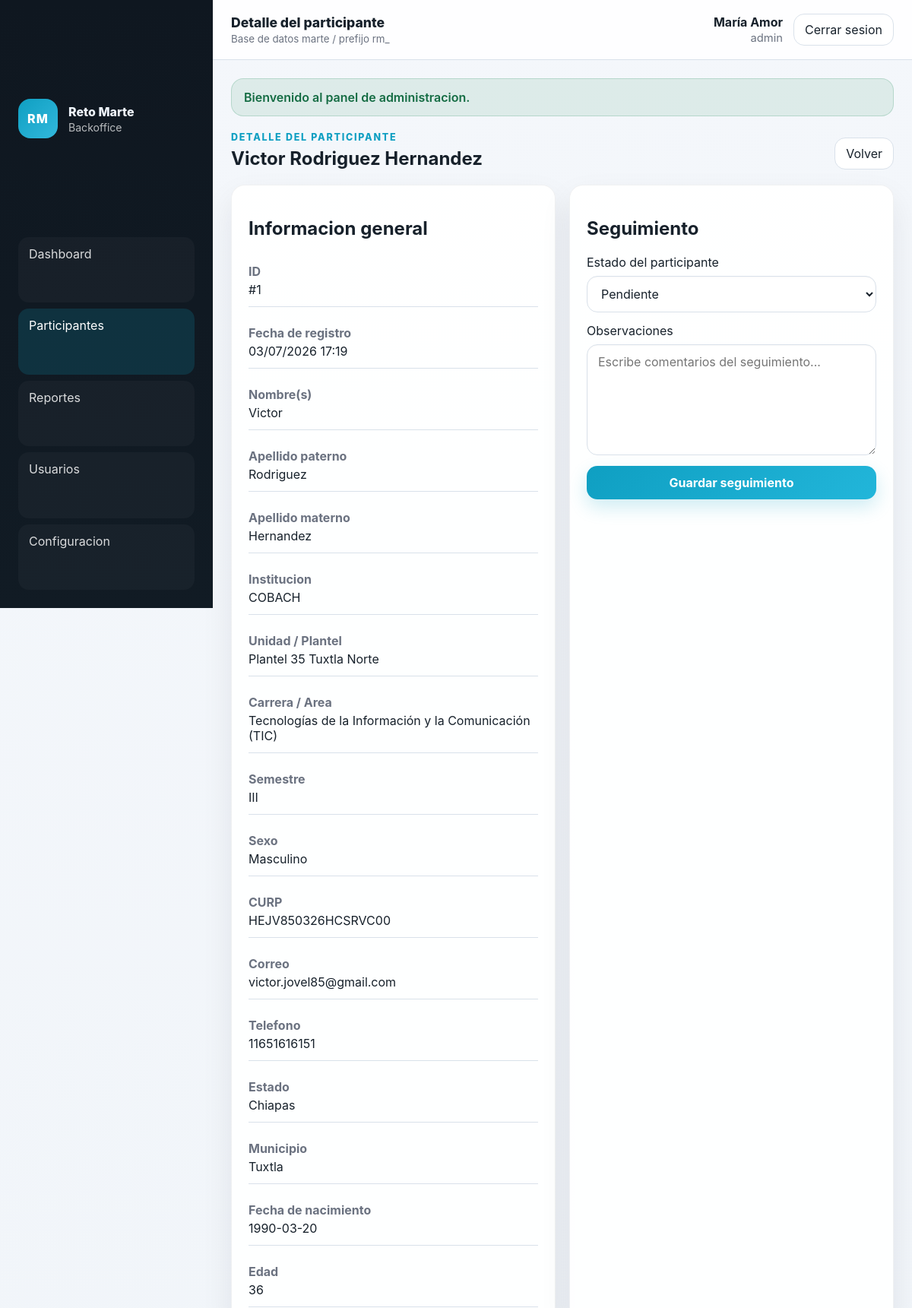
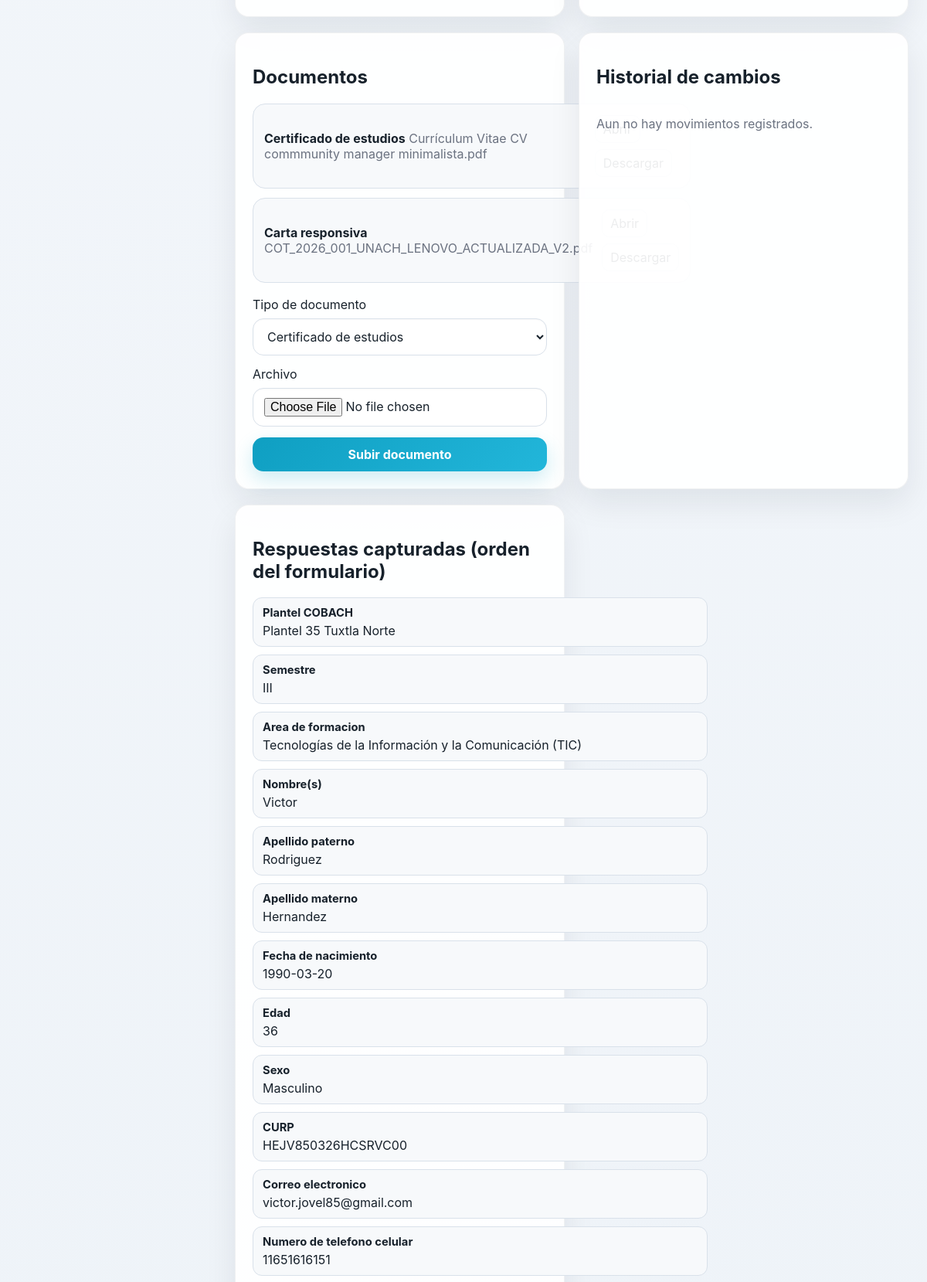
Page /admin/index.php?route=participant_show&id=1 (signed in, upper part) on the committed database (2 pictures, top to bottom).
### tables this page shows
CREATE TABLE `rm_participants` (
  `rm_participant_id` bigint(20) UNSIGNED NOT NULL,
  `institution` enum('unach','cobach') NOT NULL,
  `first_name` varchar(120) NOT NULL,
  `last_name_paternal` varchar(120) NOT NULL,
  `last_name_maternal` varchar(120) NOT NULL,
  `birthdate` date NOT NULL,
  `age` tinyint(3) UNSIGNED NOT NULL,
  `gender` varchar(30) NOT NULL,
  `curp` varchar(18) NOT NULL,
  `email` varchar(190) NOT NULL,
  `phone` varchar(30) NOT NULL,
  `state_name` varchar(120) NOT NULL,
  `city_name` varchar(120) NOT NULL,
  `semester` varchar(8) NOT NULL,
  `unach_unit` varchar(255) DEFAULT NULL,
  `unach_major` varchar(180) DEFAULT NULL,
  `cobach_campus` varchar(180) DEFAULT NULL,
  `cobach_area` varchar(180) DEFAULT NULL,
  `responsiva_file_path` varchar(255) DEFAULT NULL,
  `certificado_file_path` varchar(255) DEFAULT NULL,
  `created_at` timestamp NOT NULL DEFAULT current_timestamp(),
  `updated_at` timestamp NOT NULL DEFAULT current_timestamp() ON UPDATE current_timestamp()
);

CREATE TABLE `rm_participant_documents` (
  `rm_document_id` bigint(20) UNSIGNED NOT NULL,
  `participant_id` bigint(20) UNSIGNED NOT NULL,
  `document_type` enum('curp','certificado','adjunto') NOT NULL DEFAULT 'adjunto',
  `document_name` varchar(255) NOT NULL,
  `file_path` varchar(255) NOT NULL,
  `mime_type` varchar(120) NOT NULL,
  `uploaded_by` bigint(20) UNSIGNED DEFAULT NULL,
  `created_at` timestamp NOT NULL DEFAULT current_timestamp(),
  `updated_at` timestamp NOT NULL DEFAULT current_timestamp() ON UPDATE current_timestamp()
);

### admin/app/helpers.php (called while the page is built, shortened)
<?php
function admin_h(?string $value): string
{
    return htmlspecialchars((string)$value, ENT_QUOTES, 'UTF-8');
}
function admin_url(string $route, array $params = []): string
{
    $query = array_merge(['route' => $route], $params);
    return 'index.php?' . http_build_query($query);
}
function admin_render(string $view, array $data = []): void
{
    extract($data, EXTR_SKIP);
    $viewFile = RM_VIEWS_PATH . '/' . $view . '.php';
    include $viewFile;
}
function admin_format_date(?string $value): string
{
    $timestamp = strtotime($value);
    return $timestamp ? date('d/m/Y H:i', $timestamp) : $value;
}

### admin/app/controllers/BackofficeController.php (called while the page is built, shortened)
<?php
class BackofficeController
{
    public function participantShow(): void
    {
        $participantId = (int) ($_GET['id'] ?? 0);
        $participant = $this->model->findParticipant($participantId);
        admin_render('participants/show', [
            'pageTitle' => 'Detalle del participante',
            'route' => 'participants',
            'participant' => $participant,
            'submission' => $this->model->findSubmission($participantId),
            'documents' => $this->model->getDocuments($participantId),
            'history' => $this->model->getObservationsHistory($participantId),
            'currentUser' => admin_current_user(),
        ]);
    }
}

### admin/index.php (called while the page is built, shortened)
<?php
$pdo = rm_get_pdo();
$model = new BackofficeModel($pdo);
$authController = new AuthController($model);
$backofficeController = new BackofficeController($model);
$route = $_GET['route'] ?? (admin_is_logged_in() ? 'dashboard' : 'login');
$routes = [
	'login' => [$authController, 'showLogin'],
	'authenticate' => [$authController, 'login'],
	'logout' => [$authController, 'logout'],
	'dashboard' => [$backofficeController, 'dashboard'],
	'participants' => [$backofficeController, 'participants'],
	'participant_show' => [$backofficeController, 'participantShow'],
	'reports' => [$backofficeController, 'reports'],
	'export' => [$backofficeController, 'export'],
	'users' => [$backofficeController, 'users'],
	'settings' => [$backofficeController, 'settings'],
	'not_found' => [$backofficeController, 'notFound'],
];
$action = $routes[$route] ?? $routes['not_found'];
call_user_func($action, $route);

### admin/app/models/BackofficeModel.php (called while the page is built, shortened)
<?php
class BackofficeModel
{
    public function currentStatusJoinSql(): string
    {
        return "LEFT JOIN (
            SELECT o1.*
            FROM rm_observaciones o1
            INNER JOIN (
                SELECT participant_id, MAX(rm_observation_id) AS latest_id
                FROM rm_observaciones
                GROUP BY participant_id
            ) latest ON latest.latest_id = o1.rm_observation_id
        ) obs ON obs.participant_id = p.rm_participant_id";
    }
    public function findParticipant(int $id): ?array
    {
        $statusJoin = $this->currentStatusJoinSql();
        $stmt = $this->pdo->prepare("SELECT
            p.*,
            CONCAT_WS(' ', p.first_name, p.last_name_paternal, p.last_name_maternal) AS full_name,
            CASE WHEN p.institution = 'unach' THEN p.unach_unit ELSE p.cobach_campus END AS location_label,
            CASE WHEN p.institution = 'unach' THEN p.unach_major ELSE p.cobach_area END AS program_label,
            COALESCE(obs.status, 'Pendiente') AS current_status,
            COALESCE(obs.observations, '') AS current_observations,
            obs.rm_observation_id AS observation_id,
            obs.updated_at AS observation_updated_at
            FROM rm_participants p {$statusJoin}
            WHERE p.rm_participant_id = :id
            LIMIT 1");
        $stmt->execute(['id' => $id]);
        $participant = $stmt->fetch();
        return $participant ?: null;
    }
    public function findSubmission(int $participantId): ?array
    {
        $stmt = $this->pdo->prepare('SELECT * FROM rm_participant_submissions WHERE participant_id = :id LIMIT 1');
        $stmt->execute(['id' => $participantId]);
        $submission = $stmt->fetch();
        return $submission ?: null;
    }
    public function getDocuments(int $participantId): array
    {
        $stmt = $this->pdo->prepare('SELECT * FROM rm_participant_documents WHERE participant_id = :id ORDER BY created_at DESC, rm_document_id DESC');
        $stmt->execute(['id' => $participantId]);
        $documents = $stmt->fetchAll();
        $participantStmt = $this->pdo->prepare('SELECT responsiva_file_path, certificado_file_path FROM rm_participants WHERE rm_participant_id = :id LIMIT 1');
        $participantStmt->execute(['id' => $participantId]);
        $participant = $participantStmt->fetch() ?: null;
        return $documents;
    }
}

### admin/app/views/participants/show.php (the view, shortened to what this page needs)
<?php
$docsByType = [];
foreach ($documents as $doc) {
  $docsByType[$doc['document_type']] = $doc;
}
$formData = is_array($submission ?? null) ? $submission : $participant;
?>
<section class="page-head">
  <div>
    <p class="eyebrow">Detalle del participante</p>
    <h1><?= admin_h($participant['full_name']) ?></h1>
  </div>
  <div class="page-actions">
    <a class="secondary-link" href="<?= admin_url('participants') ?>">Volver</a>
  </div>
</section>
<section class="detail-grid">
  <article class="detail-card">
    <h2>Informacion general</h2>
    <dl class="detail-list">
      <div><dt>ID</dt><dd>#<?= admin_h((string) $participant['rm_participant_id']) ?></dd></div>
      <div><dt>Fecha de registro</dt><dd><?= admin_h(admin_format_date($participant['created_at'])) ?></dd></div>
      <div><dt>Nombre(s)</dt><dd><?= admin_h($participant['first_name']) ?></dd></div>
      <div><dt>Apellido paterno</dt><dd><?= admin_h($participant['last_name_paternal']) ?></dd></div>
      <div><dt>Apellido materno</dt><dd><?= admin_h($participant['last_name_maternal']) ?></dd></div>
      <div><dt>Institucion</dt><dd><?= admin_h(strtoupper($participant['institution'])) ?></dd></div>
      <div><dt>Unidad / Plantel</dt><dd><?= admin_h($participant['location_label'] ?: '-') ?></dd></div>
      <div><dt>Carrera / Area</dt><dd><?= admin_h($participant['program_label'] ?: '-') ?></dd></div>
      <div><dt>Semestre</dt><dd><?= admin_h($participant['semester']) ?></dd></div>
      <div><dt>Sexo</dt><dd><?= admin_h($participant['gender']) ?></dd></div>
      <div><dt>CURP</dt><dd><?= admin_h($participant['curp']) ?></dd></div>
      <div><dt>Correo</dt><dd><?= admin_h($participant['email']) ?></dd></div>
      <div><dt>Telefono</dt><dd><?= admin_h($participant['phone']) ?></dd></div>
      <div><dt>Estado</dt><dd><?= admin_h($participant['state_name']) ?></dd></div>
      <div><dt>Municipio</dt><dd><?= admin_h($participant['city_name']) ?></dd></div>
      <div><dt>Fecha de nacimiento</dt><dd><?= admin_h($participant['birthdate']) ?></dd></div>
      <div><dt>Edad</dt><dd><?= admin_h((string) $participant['age']) ?></dd></div>
    </dl>
  </article>
  <article class="detail-card">
    <h2>Seguimiento</h2>
    <form method="post" action="<?= admin_url('participant_show', ['id' => $participant['rm_participant_id']]) ?>" class="followup-form">
      <label>
        <span>Estado del participante</span>
        <select name="status" required>
          <?php foreach (['Pendiente', 'Validado', 'Rechazado'] as $status): ?>
            <option value="<?= admin_h($status) ?>" <?= ($participant['current_status'] ?? 'Pendiente') === $status ? 'selected' : '' ?>><?= admin_h($status) ?></option>
          <?php endforeach; ?>
        </select>
      </label>
      <label>
        <span>Observaciones</span>
        <textarea name="observations" rows="6" placeholder="Escribe comentarios del seguimiento..."><?= admin_h($participant['current_observations'] ?? '') ?></textarea>
      </label>
      <button type="submit">Guardar seguimiento</button>
    </form>
  </article>
</section>
<section class="detail-grid two-up">
  <?php if ($participant['institution'] !== 'unach'): ?>
  <article class="detail-card">
    <h2>Documentos</h2>
    <div class="document-list">
      <?php foreach (['certificado' => 'Certificado de estudios', 'adjunto' => 'Carta responsiva'] as $type => $label): ?>
        <?php $doc = $docsByType[$type] ?? null; ?>
        <div class="document-item">
          <div>
            <strong><?= admin_h($label) ?></strong>
            <span><?= $doc ? admin_h($doc['document_name']) : 'Sin archivo' ?></span>
          </div>
          <?php if ($doc): ?>
            <?php
              $rawPath = (string)($doc['file_path'] ?? '');
              $docUrl = str_starts_with($rawPath, 'uploads/') ? '../' . $rawPath : $rawPath;
            ?>
            <div class="doc-actions">
              <a href="<?= admin_h($docUrl) ?>" target="_blank" rel="noopener">Abrir</a>
              <a href="<?= admin_h($docUrl) ?>" download>Descargar</a>
            </div>
          <?php else: ?>
            <span class="muted">Pendiente</span>
          <?php endif; ?>
        </div>
      <?php endforeach; ?>
    </div>
    <form method="post" action="<?= admin_url('participant_show', ['id' => $participant['rm_participant_id']]) ?>" class="upload-form" enctype="multipart/form-data">
      <label>
        <span>Tipo de documento</span>
        <select name="document_type" required>
          <option value="certificado">Certificado de estudios</option>
        </select>
      </label>
      <label>
        <span>Archivo</span>
        <input type="file" name="document_file" accept="application/pdf,image/jpeg,image/png" required />
      </label>
      <button type="submit">Subir documento</button>
    </form>
  </article>
  <?php endif; ?>
  <article class="detail-card">
    <h2>Historial de cambios</h2>
    <div class="history-list">
      <?php if (empty($history)): ?>
        <p class="muted">Aun no hay movimientos registrados.</p>
      <?php endif; ?>
    </div>
  </article>
</section>
<section class="detail-grid two-up">
  <article class="detail-card">
    <h2>Respuestas capturadas (orden del formulario)</h2>
    <div class="response-order-list">
      <?php foreach ($orderedResponses as $label => $value): ?>
        <div class="response-order-item">
          <strong><?= admin_h($label) ?></strong>
          <span><?= admin_h((string)($value !== '' ? $value : '-')) ?></span>
        </div>
      <?php endforeach; ?>
    </div>
  </article>
</section>

### admin/assets/admin.css (style rules this page uses)
:root { color-scheme: light; --bg: #eef2f6; --panel: #ffffff; --panel-soft: #f7f9fb; --text: #17212b; --muted: #6b7280; --line: #d9e1ea; --accent: #0f9fc2; --accent-dark: #0b728a; --success: #198754; --warning: #d97706; --danger: #dc3545; --shadow: 0 18px 40px rgba(15, 23, 42, 0.08); --radius: 18px; font-family: Inter, ui-sans-serif, system-ui, -apple-system, BlinkMacSystemFont, 'Segoe UI', sans-serif; }
* { box-sizing: border-box; }
html, body { margin: 0; min-height: 100%; background: linear-gradient(180deg, #f4f7fb 0%, #eef3f8 100%); color: var(--text); }
a { color: inherit; text-decoration: none; }
button, input, select, textarea { font: inherit; }
.auth-form label, .stack-form label, .filters-grid label, .followup-form label, .upload-form label { display: grid; gap: 8px; }
.auth-form input, .stack-form input, .stack-form select, .stack-form textarea, .filters-grid input, .filters-grid select, .followup-form select, .followup-form textarea, .upload-form input, .upload-form select { border: 1px solid var(--line); background: #fff; border-radius: 14px; padding: 12px 14px; color: var(--text); box-shadow: inset 0 1px 2px rgba(15,23,42,.03); }
.auth-form button, .stack-form button, .followup-form button, .upload-form button, .filters-actions button { border: 0; border-radius: 14px; padding: 12px 16px; background: linear-gradient(135deg, var(--accent) 0%, #22b6da 100%); color: #fff; font-weight: 700; cursor: pointer; box-shadow: 0 10px 24px rgba(15,159,194,.2); }
.admin-shell { min-height: 100vh; }
.logout-link, .secondary-link, .quick-links a, .pagination a { border: 1px solid var(--line); background: #fff; border-radius: 14px; padding: 10px 14px; display: inline-flex; align-items: center; justify-content: center; transition: .2s ease; }
.page-head { display: flex; align-items: end; justify-content: space-between; gap: 18px; }
.page-head h1 { margin: 6px 0 0; font-size: clamp(1.5rem, 2vw, 2.2rem); }
.eyebrow { margin: 0; text-transform: uppercase; letter-spacing: .14em; color: var(--accent); font-size: .78rem; font-weight: 800; }
.page-actions, .quick-links { display: flex; flex-wrap: wrap; gap: 10px; }
.stat-card, .panel-card, .detail-card, .table-card, .filters-card { background: rgba(255,255,255,.92); border: 1px solid rgba(15,23,42,.06); border-radius: var(--radius); box-shadow: var(--shadow); }
.panel-grid, .detail-grid { display: grid; grid-template-columns: repeat(2, minmax(0, 1fr)); gap: 18px; }
.panel-card, .detail-card { padding: 22px; }
.filters-grid label span, .detail-list dt, .document-item strong { font-weight: 700; }
.detail-list { display: grid; gap: 12px; margin: 0; }
.detail-list div { padding: 12px 0; border-bottom: 1px solid var(--line); }
.detail-list dt { color: var(--muted); margin-bottom: 4px; }
.detail-list dd { margin: 0; }
.followup-form, .upload-form, .stack-form { display: grid; gap: 14px; }
.followup-form textarea { resize: vertical; min-height: 140px; }
.document-list, .history-list { display: grid; gap: 12px; margin-bottom: 18px; }
.document-item, .history-item { background: var(--panel-soft); border: 1px solid var(--line); border-radius: 16px; padding: 14px; display: flex; align-items: center; justify-content: space-between; gap: 12px; }
.document-item span, .history-item span, .history-item small, .muted { color: var(--muted); }
.doc-actions { display: flex; gap: 8px; flex-wrap: wrap; }
.doc-actions a { border: 1px solid var(--line); border-radius: 10px; padding: 7px 10px; background: #fff; }
.response-order-list { display: grid; gap: 10px; }
.response-order-item { border: 1px solid var(--line); border-radius: 12px; background: var(--panel-soft); padding: 10px 12px; display: grid; gap: 4px; }
.response-order-item strong { font-size: .92rem; }

### rows in the picture
rm_participants: rm_participant_id "1", created_at "03/07/2026 17:19", first_name "Victor", last_name_paternal "Rodriguez", last_name_maternal "Hernandez", institution "COBACH", semester "III", gender "Masculino", curp "HEJV850326HCSRVC00", email "victor.jovel85@gmail.com", phone "11651616151", state_name "Chiapas", city_name "Tuxtla", birthdate "1990-03-20", age "36"
rm_participant_documents: label "Certificado de estudios", document_name "Currículum Vitae CV commmunity manager minimalista.pdf"
rm_participant_documents: label "Carta responsiva", document_name "COT_2026_001_UNACH_LENOVO_ACTUALIZADA_V2.pdf"

### other values in the picture
admin_h($pageTitle ?? 'Panel') "Detalle del participante"
admin_h($currentUser['full_name'] ?? 'Administrador') "María Amor"
admin_h($currentUser['role_name'] ?? 'admin') "admin"
admin_h($flash['message'] ?? '') "Bienvenido al panel de administracion."
admin_h($participant['full_name']) "Victor Rodriguez Hernandez"
admin_h($participant['location_label'] ?: '-') "Plantel 35 Tuxtla Norte"
admin_h($participant['program_label'] ?: '-') "Tecnologías de la Información y la Comunicación (TIC)"
admin_h($label) "Plantel COBACH"
admin_h((string)($value !== '' ? $value : '-')) "Plantel 35 Tuxtla Norte"
admin_h($label) "Semestre"
admin_h((string)($value !== '' ? $value : '-')) "III"
admin_h($label) "Area de formacion"
admin_h((string)($value !== '' ? $value : '-')) "Tecnologías de la Información y la Comunicación (TIC)"
admin_h($label) "Nombre(s)"
admin_h((string)($value !== '' ? $value : '-')) "Victor"
